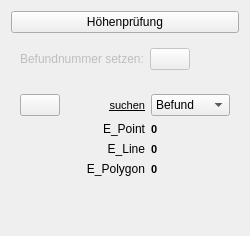
        <widget class="QWidget" name="tab_2">
         <attribute name="title">
          <string>Tools Alllgemein</string>
         </attribute>
         <layout class="QVBoxLayout" name="verticalLayout_6">
          <item>
           <widget class="QPushButton" name="btnCheckHeights">
            <property name="text">
             <string>Höhenprüfung</string>
            </property>
           </widget>
          </item>
          <item>
           <widget class="QWidget" name="widget_2" native="true">
            <property name="enabled">
             <bool>false</bool>
            </property>
            <layout class="QHBoxLayout" name="horizontalLayout_7">
             <item>
              <widget class="QLabel" name="label_2">
               <property name="text">
                <string>Befundnummer setzen:</string>
               </property>
              </widget>
             </item>
             <item>
              <widget class="QPushButton" name="btnBefundLabel">
               <property name="sizePolicy">
                <sizepolicy hsizetype="Fixed" vsizetype="Fixed">
                 <horstretch>0</horstretch>
                 <verstretch>0</verstretch>
                </sizepolicy>
               </property>
               <property name="sizeIncrement">
                <size>
                 <width>10</width>
                 <height>10</height>
                </size>
               </property>
               <property name="baseSize">
                <size>
                 <width>0</width>
                 <height>0</height>
                </size>
               </property>
               <property name="toolTip">
                <string extracomment="Hilfe"/>
               </property>
               <property name="styleSheet">
                <string notr="true"/>
               </property>
               <property name="text">
                <string/>
               </property>
               <property name="icon">
                <iconset>
                 <normaloff>../Icons/Befundnr.gif</normaloff>../Icons/Befundnr.gif</iconset>
               </property>
               <property name="iconSize">
                <size>
                 <width>20</width>
                 <height>20</height>
                </size>
               </property>
               <property name="checkable">
                <bool>false</bool>
               </property>
               <property name="autoDefault">
                <bool>true</bool>
               </property>
               <property name="default">
                <bool>false</bool>
               </property>
              </widget>
             </item>
             <item>
              <spacer name="horizontalSpacer">
               <property name="orientation">
                <enum>Qt::Horizontal</enum>
               </property>
               <property name="sizeHint" stdset="0">
                <size>
                 <width>40</width>
                 <height>20</height>
                </size>
               </property>
              </spacer>
             </item>
            </layout>
           </widget>
          </item>
          <item>
           <widget class="QWidget" name="widget" native="true">
            <layout class="QGridLayout" name="gridLayout">
             <item row="0" column="0">
              <widget class="QPushButton" name="butObjFind">
               <property name="sizePolicy">
                <sizepolicy hsizetype="Fixed" vsizetype="Fixed">
                 <horstretch>0</horstretch>
                 <verstretch>0</verstretch>
                </sizepolicy>
               </property>
               <property name="sizeIncrement">
                <size>
                 <width>10</width>
                 <height>10</height>
                </size>
               </property>
               <property name="baseSize">
                <size>
                 <width>0</width>
                 <height>0</height>
                </size>
               </property>
               <property name="toolTip">
                <string extracomment="Hilfe"/>
               </property>
               <property name="styleSheet">
                <string notr="true"/>
               </property>
               <property name="text">
                <string/>
               </property>
               <property name="icon">
                <iconset>
                 <normalon>../Icons/suchen.gif</normalon>
                </iconset>
               </property>
               <property name="autoDefault">
                <bool>true</bool>
               </property>
               <property name="default">
                <bool>false</bool>
               </property>
              </widget>
             </item>
             <item row="0" column="1">
              <widget class="QLabel" name="label">
               <property name="font">
                <font>
                 <family>Arial</family>
                 <pointsize>8</pointsize>
                 <weight>50</weight>
                 <bold>false</bold>
                 <underline>true</underline>
                </font>
               </property>
               <property name="text">
                <string>suchen</string>
               </property>
               <property name="alignment">
                <set>Qt::AlignRight|Qt::AlignTrailing|Qt::AlignVCenter</set>
               </property>
              </widget>
             </item>
             <item row="3" column="3">
              <widget class="QLabel" name="labE_Line">
               <property name="font">
                <font>
                 <family>Arial</family>
                 <pointsize>8</pointsize>
                 <weight>75</weight>
                 <bold>true</bold>
                </font>
               </property>
               <property name="text">
                <string>0</string>
               </property>
              </widget>
             </item>
             <item row="3" column="1">
              <widget class="QLabel" name="label_11">
               <property name="inputMethodHints">
                <set>Qt::ImhPreferNumbers</set>
               </property>
               <property name="text">
                <string>E_Line</string>
               </property>
               <property name="alignment">
                <set>Qt::AlignRight|Qt::AlignTrailing|Qt::AlignVCenter</set>
               </property>
              </widget>
             </item>
             <item row="0" column="3">
              <widget class="QComboBox" name="cboSuche">
               <item>
                <property name="text">
                 <string>Befund</string>
                </property>
               </item>
               <item>
                <property name="text">
                 <string>Fund</string>
                </property>
               </item>
               <item>
                <property name="text">
                 <string>Profil</string>
                </property>
               </item>
               <item>
                <property name="text">
                 <string>Probe</string>
                </property>
               </item>
              </widget>
             </item>
             <item row="4" column="1">
              <widget class="QLabel" name="label_12">
               <property name="inputMethodHints">
                <set>Qt::ImhPreferNumbers</set>
               </property>
               <property name="text">
                <string>E_Polygon</string>
               </property>
               <property name="alignment">
                <set>Qt::AlignRight|Qt::AlignTrailing|Qt::AlignVCenter</set>
               </property>
              </widget>
             </item>
             <item row="2" column="1">
              <widget class="QLabel" name="label_13">
               <property name="inputMethodHints">
                <set>Qt::ImhPreferNumbers</set>
               </property>
               <property name="text">
                <string>E_Point</string>
               </property>
               <property name="alignment">
                <set>Qt::AlignRight|Qt::AlignTrailing|Qt::AlignVCenter</set>
               </property>
              </widget>
             </item>
             <item row="2" column="3">
              <widget class="QLabel" name="labE_Poi">
               <property name="font">
                <font>
                 <family>Arial</family>
                 <pointsize>8</pointsize>
                 <weight>75</weight>
                 <bold>true</bold>
                </font>
               </property>
               <property name="text">
                <string>0</string>
               </property>
              </widget>
             </item>
             <item row="4" column="3">
              <widget class="QLabel" name="labE_Poly">
               <property name="font">
                <font>
                 <family>Arial</family>
                 <pointsize>8</pointsize>
                 <weight>75</weight>
                 <bold>true</bold>
                </font>
               </property>
               <property name="text">
                <string>0</string>
               </property>
              </widget>
             </item>
            </layout>
           </widget>
          </item>
          <item>
           <spacer name="verticalSpacer_2">
            <property name="orientation">
             <enum>Qt::Vertical</enum>
            </property>
            <property name="sizeHint" stdset="0">
             <size>
              <width>20</width>
              <height>40</height>
             </size>
            </property>
           </spacer>
          </item>
         </layout>
        </widget>
